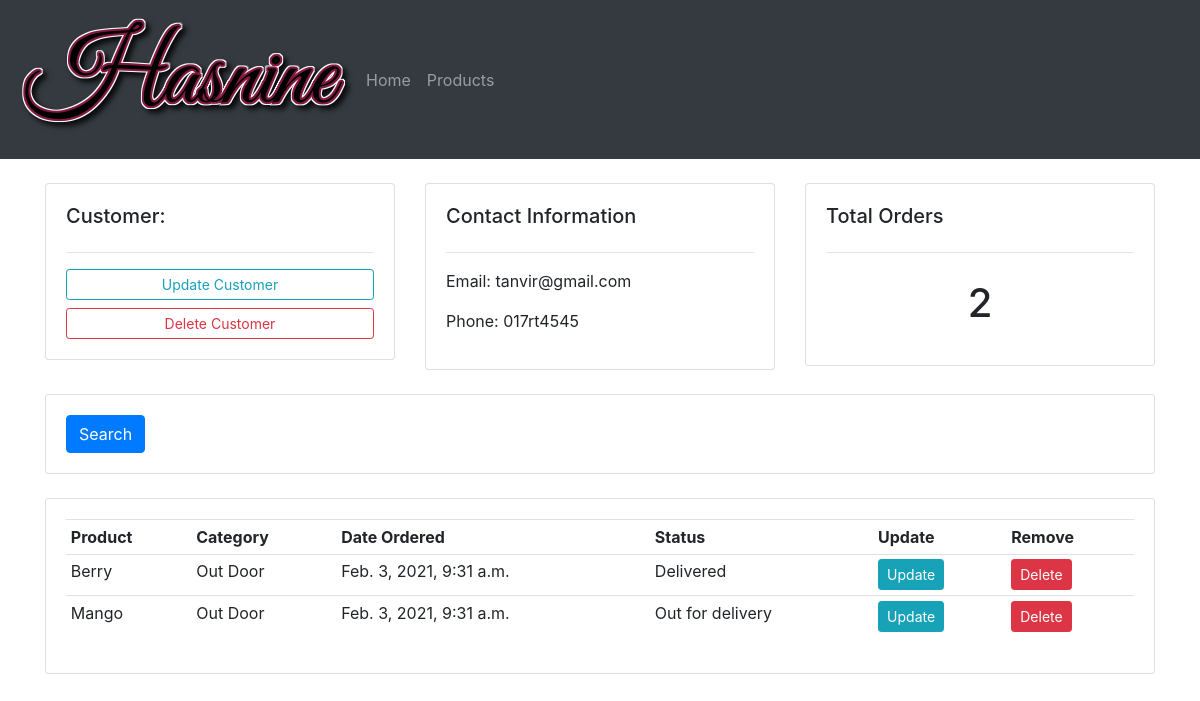
The app's page /customer/2/, older data.
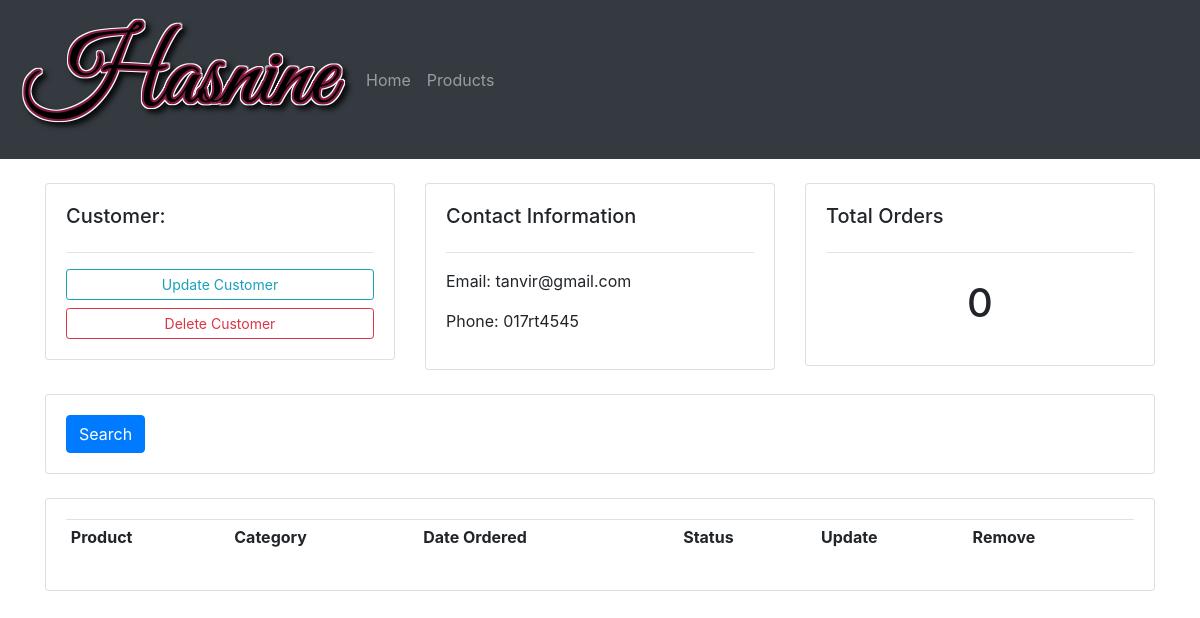
The same page, newer data.
### accounts/models.py (models this page shows, shortened)
class Order(models.Model):
    STATUS = (
        ('Pending', 'Pending'),
        ('Out for delivery', 'Out for delivery'),
        ('Delivered', 'Delivered'),
    )
    customer = models.ForeignKey(Customer, null=True, on_delete=models.SET_NULL)
    product = models.ForeignKey(Product, null=True, on_delete=models.SET_NULL)
    date_created = models.DateTimeField(auto_now_add=True, null=True)
    status = models.CharField(max_length=200, null=True, choices=STATUS)

class Product(models.Model):
    CATEGORY = (
        ('Indoor', 'Indoor'),
        ('Out Door', 'Out Door'),
    )
    name = models.CharField(max_length=200, null=True)
    price = models.FloatField(null=True)
    category = models.CharField(max_length=200, null=True, choices=CATEGORY)
    description = models.CharField(max_length=200, null=True, blank=True)
    date_created = models.DateTimeField(auto_now_add=True, null=True)
    tags = models.ManyToManyField(Tag)
    def __str__(self):
        return self.name

### accounts/views.py (the view)
# urls.py: path('customer/<str:pks>/', customer, name='customer'),
def customer(request, pks):
    customers = Customer.objects.get(id=pks)
    orders = customers.order_set.all()
    order_count = orders.count()
    context = {'customers': customers, 'orders': orders, 'order_count': order_count}
    return render(request, 'customer.html', context)

### accounts/templates/customer.html (shortened to what this page needs)
{% extends 'base.html' %}
{% block content %}
<br>
<div class="row">
    <div class="col-md">
        <div class="card card-body">
            <h5>Customer:</h5>
            <hr>
            <a class="btn btn-outline-info  btn-sm btn-block" href="">Update Customer</a>
            <a class="btn btn-outline-danger  btn-sm btn-block" href="">Delete Customer</a>
        </div>
    </div>
    <div class="col-md">
        <div class="card card-body">
            <h5>Contact Information</h5>
            <hr>
            <p>Email: {{customers.email}}</p>
            <p>Phone: {{customers.phone}}</p>
        </div>
    </div>
    <div class="col-md">
        <div class="card card-body">
            <h5>Total Orders</h5>
            <hr>
            <h1 style="text-align: center;padding: 10px">{{order_count}}</h1>
        </div>
    </div>
</div>
<br>
<div class="row">
    <div class="col">
        <div class="card card-body">
            <form method="get">
                <button class="btn btn-primary" type="submit">Search</button>
            </form>
        </div>
    </div>
</div>
<br>
<div class="row">
    <div class="col-md">
        <div class="card card-body">
            <table class="table table-sm">
                <tr>
                    <th>Product</th>
                    <th>Category</th>
                    <th>Date Ordered</th>
                    <th>Status</th>
                    <th>Update</th>
                    <th>Remove</th>
                </tr>
                {% for order in orders %}
                <tr>
                    <td>{{order.product}}</td>
                    <td>{{order.product.category}}</td>
                    <td>{{order.date_created}}</td>
                    <td>{{order.status}}</td>
                    <td><a class="btn btn-sm btn-info" href="{% url 'update_order' order.id %}">Update</a></td>
                    <td><a class="btn btn-sm btn-danger" href="{% url 'deleted' order.id %}">Delete</a></td>
                </tr>
                {% endfor%}
            </table>
        </div>
    </div>
</div>
{% endblock content %}

Row changes from the older to the newer data that the page shows:
removed Order: product "Berry", product.category "Out Door", date_created "Feb. 3, 2021, 9:31 a.m.", status "Delivered"
removed Order: product "Mango", product.category "Out Door", date_created "Feb. 3, 2021, 9:31 a.m.", status "Out for delivery"
Text that changed along with them:
{{ order_count }}: "2" → "0"
